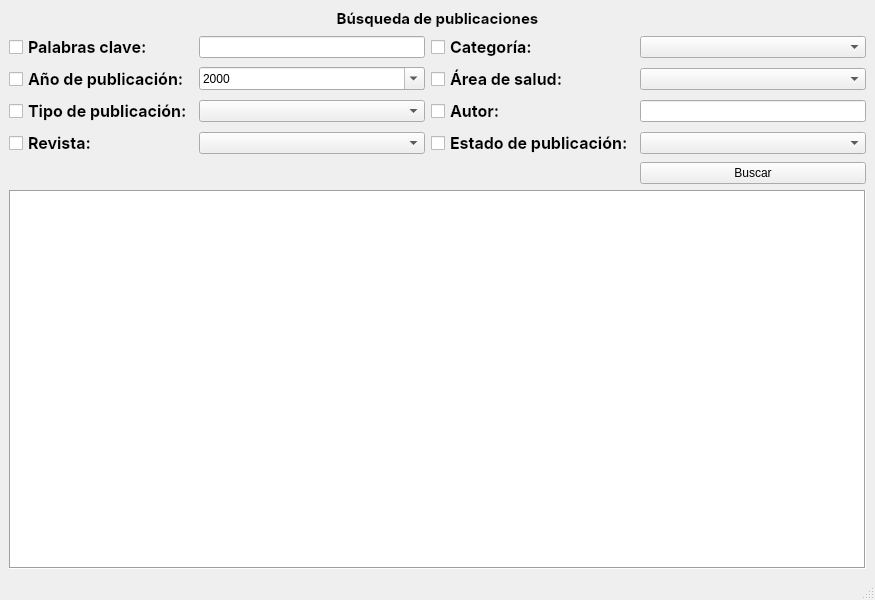
<?xml version="1.0" encoding="UTF-8"?>
<ui version="4.0">
 <class>MainWindow_pub_search</class>
 <widget class="QMainWindow" name="MainWindow_pub_search">
  <property name="geometry">
   <rect>
    <x>0</x>
    <y>0</y>
    <width>875</width>
    <height>600</height>
   </rect>
  </property>
  <property name="windowTitle">
   <string>Busqueda de Publicaciones</string>
  </property>
  <widget class="QWidget" name="centralwidget">
   <layout class="QVBoxLayout" name="verticalLayout">
    <item>
     <layout class="QGridLayout" name="gridLayout">
      <item row="0" column="0" colspan="4">
       <widget class="QLabel" name="label_2">
        <property name="font">
         <font>
          <family>Inter</family>
          <pointsize>11</pointsize>
          <weight>75</weight>
          <bold>true</bold>
          <stylestrategy>PreferAntialias</stylestrategy>
          <kerning>true</kerning>
         </font>
        </property>
        <property name="text">
         <string>Búsqueda de publicaciones</string>
        </property>
        <property name="alignment">
         <set>Qt::AlignCenter</set>
        </property>
       </widget>
      </item>
      <item row="4" column="3">
       <widget class="QComboBox" name="comboBox_pub_state_search"/>
      </item>
      <item row="3" column="3">
       <widget class="QLineEdit" name="lineEdit_author_search">
        <property name="text">
         <string/>
        </property>
       </widget>
      </item>
      <item row="4" column="2">
       <widget class="QCheckBox" name="checkBox_pub_state">
        <property name="font">
         <font>
          <family>Inter</family>
          <pointsize>12</pointsize>
          <weight>75</weight>
          <bold>true</bold>
         </font>
        </property>
        <property name="text">
         <string>Estado de publicación:</string>
        </property>
       </widget>
      </item>
      <item row="7" column="0" colspan="4">
       <widget class="QTableView" name="tableView">
        <property name="frameShape">
         <enum>QFrame::Box</enum>
        </property>
        <property name="alternatingRowColors">
         <bool>true</bool>
        </property>
       </widget>
      </item>
      <item row="5" column="3" rowspan="2">
       <widget class="QPushButton" name="pushButton_search">
        <property name="text">
         <string>Buscar</string>
        </property>
       </widget>
      </item>
      <item row="2" column="2">
       <widget class="QCheckBox" name="checkBox_area">
        <property name="font">
         <font>
          <family>Inter</family>
          <pointsize>12</pointsize>
          <weight>75</weight>
          <bold>true</bold>
         </font>
        </property>
        <property name="text">
         <string>Área de salud:</string>
        </property>
       </widget>
      </item>
      <item row="2" column="3">
       <widget class="QComboBox" name="comboBox_area_search"/>
      </item>
      <item row="3" column="2">
       <widget class="QCheckBox" name="checkBox_author">
        <property name="font">
         <font>
          <family>Inter</family>
          <pointsize>12</pointsize>
          <weight>75</weight>
          <bold>true</bold>
         </font>
        </property>
        <property name="text">
         <string>Autor:</string>
        </property>
       </widget>
      </item>
      <item row="1" column="2">
       <widget class="QCheckBox" name="checkBox_category">
        <property name="font">
         <font>
          <family>Inter</family>
          <pointsize>12</pointsize>
          <weight>75</weight>
          <bold>true</bold>
         </font>
        </property>
        <property name="text">
         <string>Categoría:</string>
        </property>
       </widget>
      </item>
      <item row="1" column="3">
       <widget class="QComboBox" name="comboBox_category_search"/>
      </item>
      <item row="1" column="0">
       <widget class="QCheckBox" name="checkBox_keywords">
        <property name="font">
         <font>
          <family>Inter</family>
          <pointsize>12</pointsize>
          <weight>75</weight>
          <bold>true</bold>
         </font>
        </property>
        <property name="text">
         <string>Palabras clave:</string>
        </property>
       </widget>
      </item>
      <item row="1" column="1">
       <widget class="QLineEdit" name="lineEdit_keywords">
        <property name="text">
         <string/>
        </property>
        <property name="placeholderText">
         <string/>
        </property>
       </widget>
      </item>
      <item row="2" column="0">
       <widget class="QCheckBox" name="checkBox_year">
        <property name="font">
         <font>
          <family>Inter</family>
          <pointsize>12</pointsize>
          <weight>75</weight>
          <bold>true</bold>
         </font>
        </property>
        <property name="text">
         <string>Año de publicación:</string>
        </property>
       </widget>
      </item>
      <item row="2" column="1">
       <widget class="QDateEdit" name="dateEdit_year">
        <property name="displayFormat">
         <string>yyyy</string>
        </property>
        <property name="calendarPopup">
         <bool>true</bool>
        </property>
       </widget>
      </item>
      <item row="3" column="0">
       <widget class="QCheckBox" name="checkBox_type">
        <property name="font">
         <font>
          <family>Inter</family>
          <pointsize>12</pointsize>
          <weight>75</weight>
          <bold>true</bold>
         </font>
        </property>
        <property name="text">
         <string>Tipo de publicación:</string>
        </property>
       </widget>
      </item>
      <item row="3" column="1">
       <widget class="QComboBox" name="comboBox_type_search"/>
      </item>
      <item row="4" column="0">
       <widget class="QCheckBox" name="checkBox_journal">
        <property name="font">
         <font>
          <family>Inter</family>
          <pointsize>12</pointsize>
          <weight>75</weight>
          <bold>true</bold>
         </font>
        </property>
        <property name="text">
         <string>Revista:</string>
        </property>
       </widget>
      </item>
      <item row="4" column="1">
       <widget class="QComboBox" name="comboBox_journal_search"/>
      </item>
     </layout>
    </item>
   </layout>
  </widget>
  <widget class="QMenuBar" name="menubar">
   <property name="geometry">
    <rect>
     <x>0</x>
     <y>0</y>
     <width>875</width>
     <height>21</height>
    </rect>
   </property>
  </widget>
  <widget class="QStatusBar" name="statusbar"/>
 </widget>
 <resources/>
 <connections/>
</ui>
